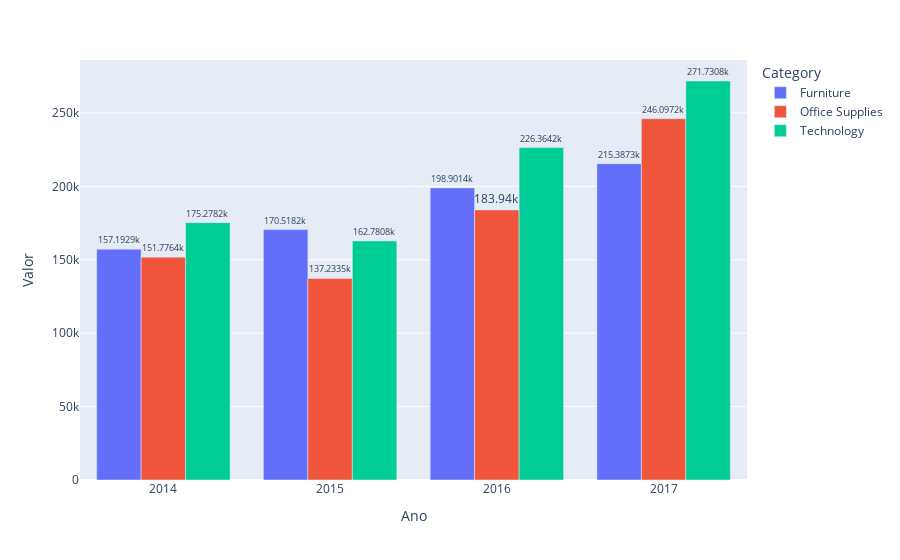

The notebook cell saved with this chart:
### Code cell
fig00 = px.bar(sub, x="Ano", y="Valor", color="Category",barmode='group', text_auto=True)
fig00.update_traces(textposition='outside')

fig00.show()

### Figure 1 — Plotly figure (JSON) as saved in the notebook; plotly's stock layout.template omitted (floating-point values rounded to 4 significant figures)
{"data": [{"alignmentgroup": "True", "hovertemplate": "Category=Furniture<br>Ano=%{x}<br>Valor=%{y}<extra></extra>", "legendgroup": "Furniture", "marker": {"color": "#636efa", "pattern": {"shape": ""}}, "name": "Furniture", "offsetgroup": "Furniture", "orientation": "v", "showlegend": true, "textposition": "outside", "texttemplate": "%{y}", "type": "bar", "x": [2014, 2015, 2016, 2017], "xaxis": "x", "y": [157200.0, 170500.0, 198900.0, 215400.0], "yaxis": "y"}, {"alignmentgroup": "True", "hovertemplate": "Category=Office Supplies<br>Ano=%{x}<br>Valor=%{y}<extra></extra>", "legendgroup": "Office Supplies", "marker": {"color": "#EF553B", "pattern": {"shape": ""}}, "name": "Office Supplies", "offsetgroup": "Office Supplies", "orientation": "v", "showlegend": true, "textposition": "outside", "texttemplate": "%{y}", "type": "bar", "x": [2014, 2015, 2016, 2017], "xaxis": "x", "y": [151800.0, 137200.0, 183900.0, 246100.0], "yaxis": "y"}, {"alignmentgroup": "True", "hovertemplate": "Category=Technology<br>Ano=%{x}<br>Valor=%{y}<extra></extra>", "legendgroup": "Technology", "marker": {"color": "#00cc96", "pattern": {"shape": ""}}, "name": "Technology", "offsetgroup": "Technology", "orientation": "v", "showlegend": true, "textposition": "outside", "texttemplate": "%{y}", "type": "bar", "x": [2014, 2015, 2016, 2017], "xaxis": "x", "y": [175300.0, 162800.0, 226400.0, 271700.0], "yaxis": "y"}], "layout": {"barmode": "group", "legend": {"title": {"text": "Category"}, "tracegroupgap": 0}, "margin": {"t": 60}, "xaxis": {"anchor": "y", "domain": [0, 1], "title": {"text": "Ano"}}, "yaxis": {"anchor": "x", "domain": [0, 1], "title": {"text": "Valor"}}}}
